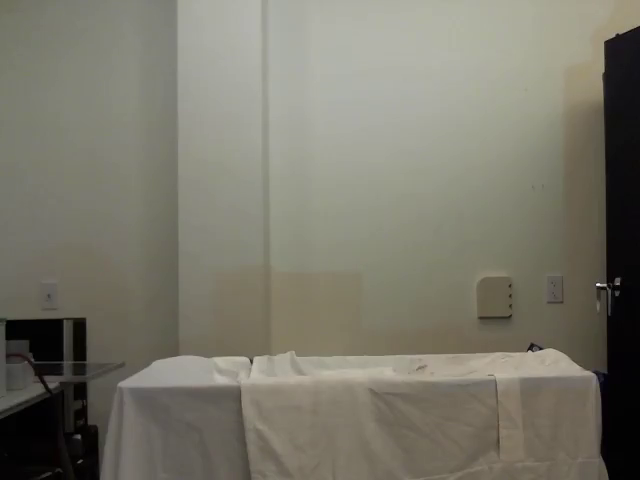
#> input picture frame 5 of video/tennis_ball2.mov, 640 x 480 px
$ python optical_flow_track2.py
#> lines starting #> are read from the running program, lines starting #| are printed output that depends on the picture
import cv2
#import cv2.cv as cv
import numpy as np
import os

#cap = cv2.VideoCapture(os.path.abspath('../video/soccer_ball4_orig.mov'))
cap = cv2.VideoCapture(os.path.abspath('../video/tennis_ball2.mov'))

ofParams = dict( pyrScale = 0.5,
                 levels = 3,
                 winSize = 15,
                 iterations = 3,
                 polyN = 5,
                 polySigma = 1.5,
                 flags = 0)

ret, frame1 = cap.read()
#> frame1 is the input picture: shape (480, 640, 3); mean B, G, R 106.8, 119.3, 121.6
prvs = cv2.cvtColor(frame1,cv2.COLOR_BGR2GRAY)
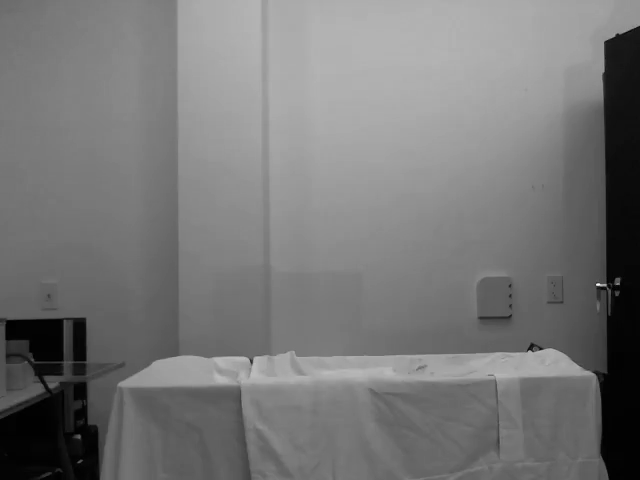
#> prvs: shape (480, 640); min 0, max 247, mean 118.6
hsv = np.zeros_like(frame1)
hsv[...,1] = 255

width = int(cap.get(cv2.CAP_PROP_FRAME_WIDTH))
height = int(cap.get(cv2.CAP_PROP_FRAME_HEIGHT))
while(1):
    ret, frame2 = cap.read()
    if not ret:
        break
    next = cv2.cvtColor(frame2,cv2.COLOR_BGR2GRAY)
    flow = cv2.calcOpticalFlowFarneback(prvs,next, None, 0.5, 3, 15, 3, 5, 1.2, 0)
    #flow = cv2.calcOpticalFlowFarneback(prvs,next, ofParams['pyrScale'],
    #    ofParams['levels'], ofParams['winSize'], ofParams['iterations'],
    #    ofParams['polyN'], ofParams['polySigma'], ofParams['flags'])

    mag, ang = cv2.cartToPolar(flow[...,0], flow[...,1])
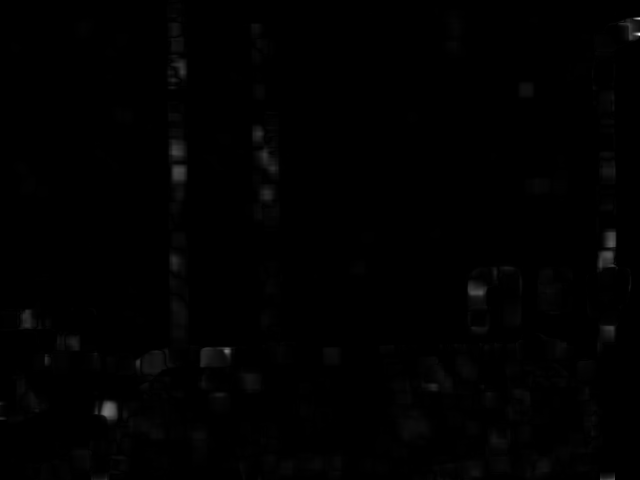
#> mag: shape (480, 640) float32; min 3.12e-18, max 1.87, mean 0.0107; drawn with min black and max white
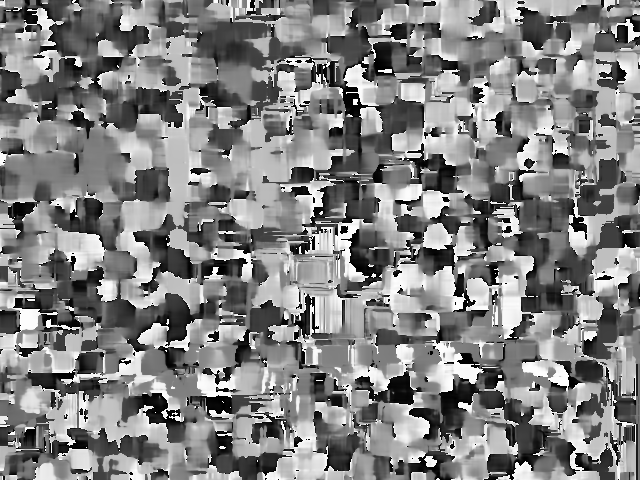
#> ang: shape (480, 640) float32; min 2.28e-05, max 6.28, mean 3.21; drawn with min black and max white
    hsv[...,0] = ang*180/np.pi/2
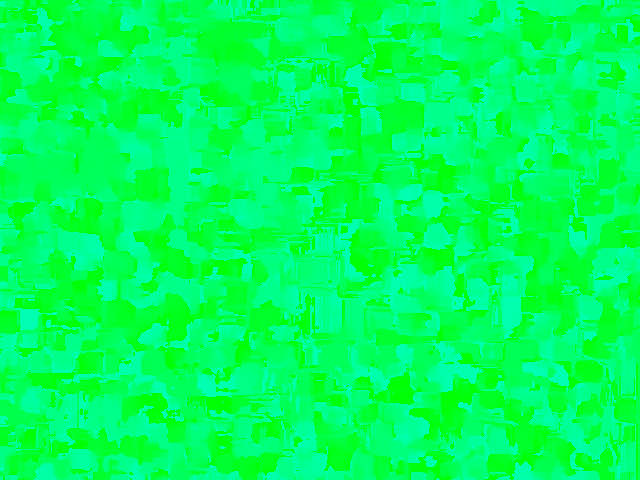
#> hsv: shape (480, 640, 3); mean of channels 0, 1, 2 91.5, 255, 0; drawn as B, G, R
    hsv[...,2] = cv2.normalize(mag,None,0,255,cv2.NORM_MINMAX)
    rgb = cv2.cvtColor(hsv,cv2.COLOR_HSV2BGR)

    cv2.imshow('frame2',rgb)
    if cv2.waitKey(1) & 0xFF == ord('q'):
#> (key q is pressed here)
        break
    # [6 lines of commented-out code are left out]
    prvs = next

cap.release()
cv2.destroyAllWindows()

$ run again, starting later in the video
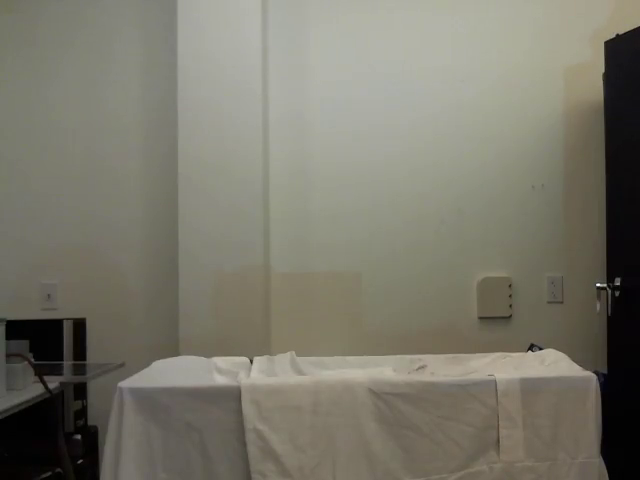
#> input picture frame 24 of video/tennis_ball2.mov, 640 x 480 px
#> frame1 is the input picture: shape (480, 640, 3); mean B, G, R 106.7, 119.4, 121.5
#> `hsv[...,2] = cv2.normalize(mag,None,0,255,cv2.NORM_MINMAX)`:
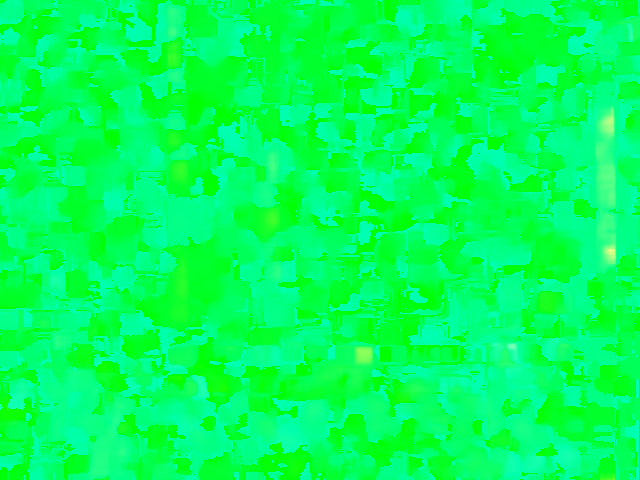
#> hsv: shape (480, 640, 3); mean of channels 0, 1, 2 91.9, 255, 2.4; drawn as B, G, R
#> `rgb = cv2.cvtColor(hsv,cv2.COLOR_HSV2BGR)`:
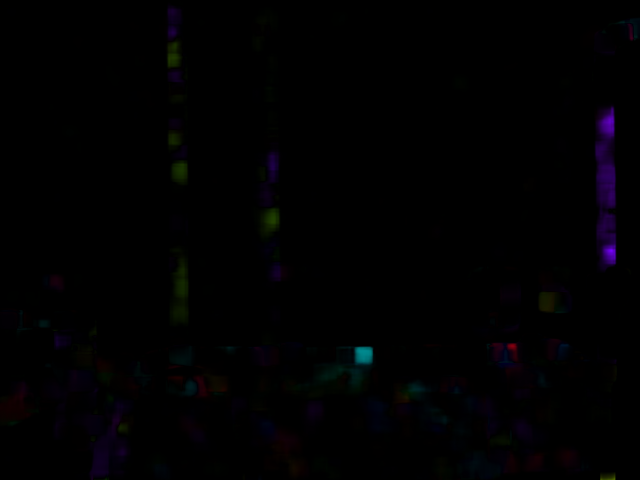
#> rgb: shape (480, 640, 3); mean B, G, R 1.7, 0.7, 1.1

$ run again, starting later in the video
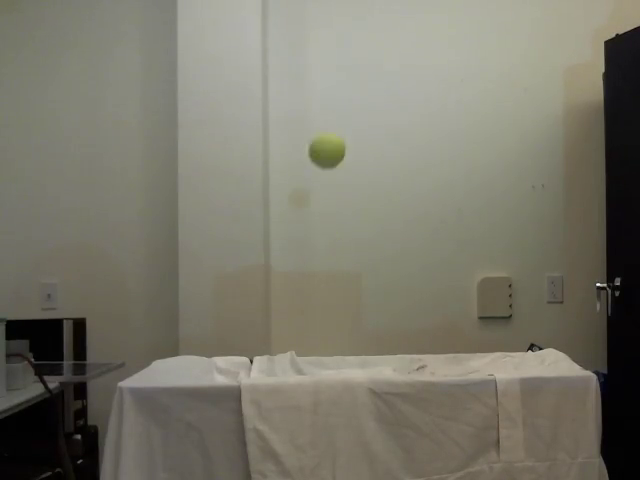
#> input picture frame 43 of video/tennis_ball2.mov, 640 x 480 px
#> frame1 is the input picture: shape (480, 640, 3); mean B, G, R 106.2, 119.2, 121.4
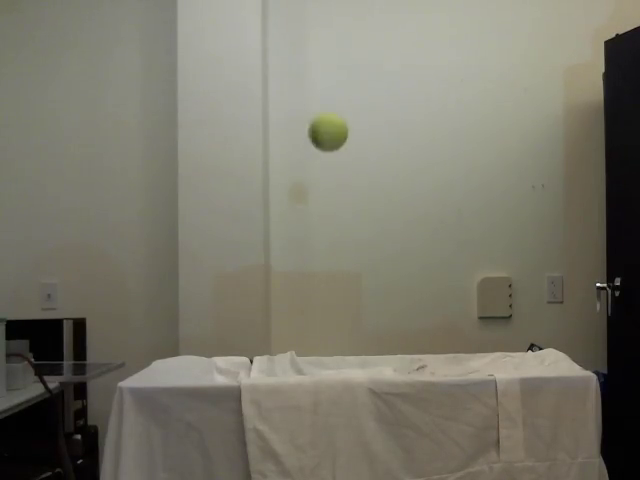
#> input picture frame 44 of video/tennis_ball2.mov, 640 x 480 px
#> frame2 is the input picture: shape (480, 640, 3); mean B, G, R 106.3, 119.1, 121.4
#> `hsv[...,2] = cv2.normalize(mag,None,0,255,cv2.NORM_MINMAX)`:
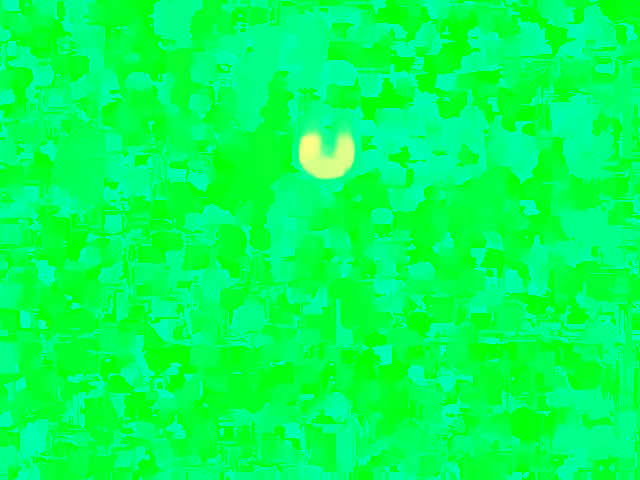
#> hsv: shape (480, 640, 3); mean of channels 0, 1, 2 86.6, 255, 1.5; drawn as B, G, R
